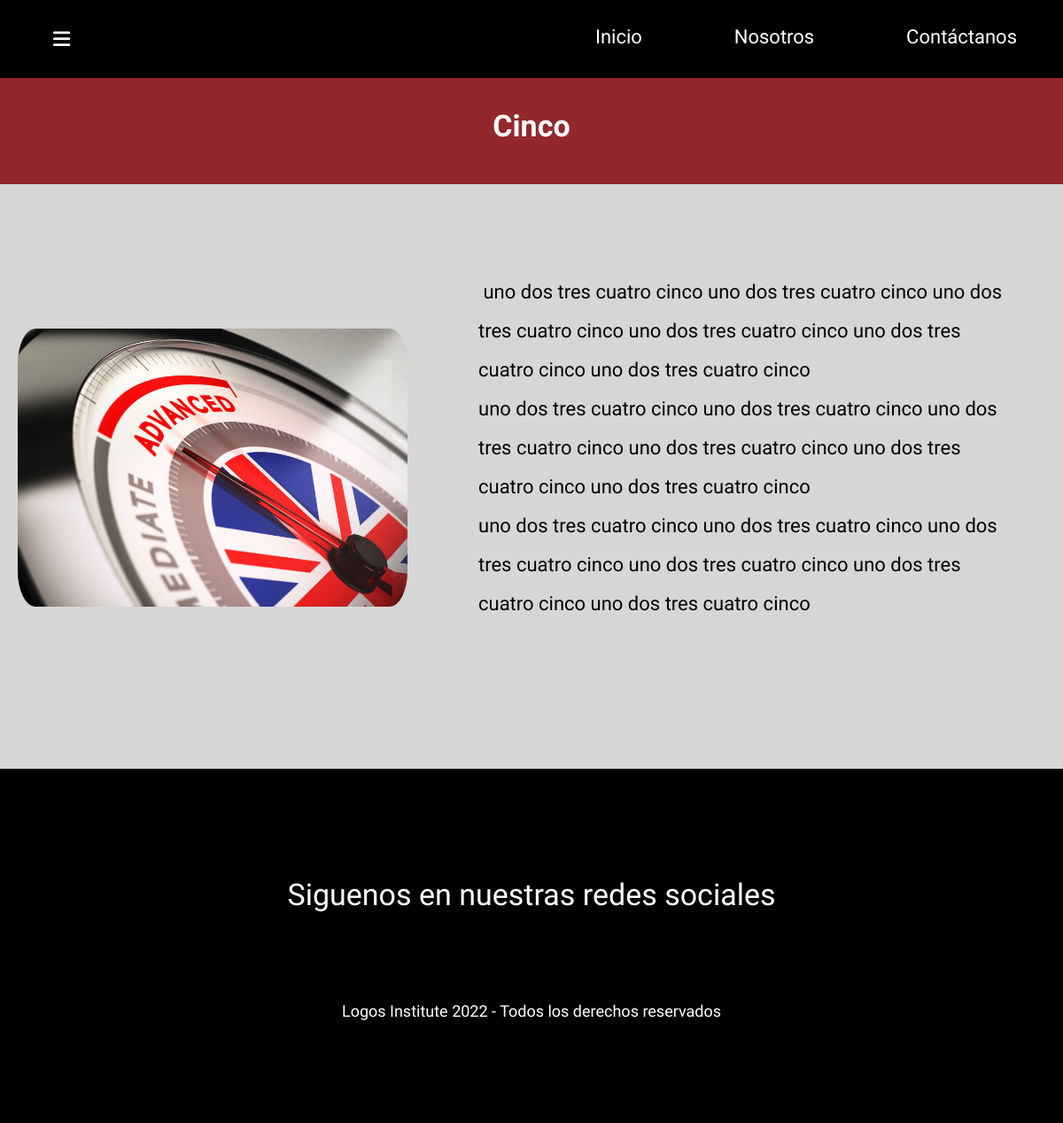
The page /services/Capacitaciones para empresas/8/ on the database its author committed.
### applications/services/models.py (models this page shows, shortened)
class Service(models.Model):
    STATUS_CHOICE = (
        ('0', 'Activo',),
        ('1', 'Inactivo',),
        ('2', 'Descontinuado',),
    )
    name = models.CharField(max_length=250, verbose_name='Servicio')
    description = RichTextField(verbose_name='Descripción')
    name_english = models.CharField(max_length=250, verbose_name='Service', null=True, blank=True)
    description_english = RichTextField(verbose_name='Description', null=True, blank=True)
    order = models.SmallIntegerField(verbose_name='Orden', default=1)
    published = models.DateTimeField(verbose_name='Fecha de publicación', default=now)
    image = models.ImageField(verbose_name='Imagen', upload_to='servicess', null=True, blank=True)
    category = models.ForeignKey(Category, verbose_name='Categoria', on_delete=models.CASCADE)
    active = models.CharField(max_length=1, verbose_name='Estado', choices=STATUS_CHOICE, default='0')
    created = models.DateTimeField(auto_now_add=True, verbose_name='Fecha de creación')
    updated = models.DateTimeField(auto_now=True, verbose_name='Fecha de edición')
    class Meta:
        verbose_name = 'Servicio'
        verbose_name_plural = 'Servicios'
        ordering = ['active', 'order', 'name',]
        unique_together = ('name', 'category',)

### applications/services/views.py (the view)
def service(request, category_name, service_id):
    service = get_object_or_404(Service, id=service_id)
    return render(request, 'services/service.html', {
        'service': service,
        'category_name': category_name,
    })

### applications/social/processors.py (called while the page is built)
def social_dict(request):
    links = Link.objects.all()
    social_info = {'social_dictionary': links}
    return social_info

### applications/team/processors.py (called while the page is built)
def team_dict(request):
    members = MemberTeam.objects.all()
    team_info = {'team_dictionary': members}
    return team_info

### templates/services/service.html (shortened to what this page needs)
{% extends 'core/base.html' %}
{% load static %}
{% block content %}
    <main>
        {% if service.active == '0' %}
            <h2 class="bgc-red text-color-white title-main-presentation">
                {{ service.name|title }}
            </h2>
            <div class="product-info-container">
                {% if service.image %}
                    <img src="{{ service.image.url }}" alt="product Logos Institute">
                {% else %}
                    <img src="{% static 'core/img/png/isotipo_sin_fondo.png' %}" alt="product Logos Institute">
                {% endif %}
                <div class="product-info-subcontainer">
                    <p>
                        {{ service.description|safe }}
                    </p>
                </div>
            </div>
        {% endif %}
    </main>
{% endblock %}

### static/core/css/styles-300px.css (style rules this page uses)
:root { --extra-small: 1rem; --small: 1.4rem; --medium: 1.8rem; --large: 2.2rem; --extra-large: 2.6rem; --l: 3rem; --ll: 3.4rem; --lll: 3.8rem; --llll: 4.2rem; --lllll: 4.6rem; --llllll: 5rem; --main-white: #ffffff; --main-green: #274a35; --main-red: #92272c; --main-black: #000000; --complementary-one: #b1c6af; --complementary-two: #d6d6d6; --cancel: #f54f58; --to-confirm: #eee350; --sold: #5deb95; --available: #7a78e4; }
*, *:before, *:after { box-sizing: inherit; margin: 0; padding: 0; }
html { box-sizing: border-box; font-size: 62.5%; }
body { background-color: var(--complementary-two); font-family: 'Ubuntu', sans-serif; font-size: var(--medium); line-height: 2; }
.bgc-red { background-color: var(--main-red); }
.text-color-white { color: var(--main-white); }
.title-main-presentation { display: block; font-size: var(--extra-large); height: 12rem; margin: 0 0 2rem 0; padding: 4rem 0 0 0; text-align: center; width: 100%; }
.product-info-container { align-items: center; display: flex; justify-content: space-around; flex-direction: column; margin: 8rem 0; padding: 0; width: 100%; }
.product-info-container img { border-radius: 4rem; margin: 2rem 0; padding: 0 2rem; width: 80%; }
.product-info-subcontainer { margin: 2rem 0; padding: 0 6rem; width: 90%; }

### static/core/css/styles-600px.css (style rules this page uses)
.title-main-presentation { font-size: var(--l); margin: 0 0 2rem 0; padding: 2rem 0 0 0; }

### static/core/css/styles-1000px.css (style rules this page uses)
.product-info-container { justify-content: space-between; flex-direction: row; }
.product-info-container img { width: 40%; }
.product-info-subcontainer { width: 60%; }

### static/core/css/styles-1300px.css (style rules this page uses)
body { font-size: var(--large); }
.title-main-presentation { font-size: var(--ll); margin: 11vh 0 2rem 0; }

### rows shown on the page
Service: name "Cinco", image (picture), description "uno dos tres cuatro cinco uno dos tres cuatro cinco uno dos tres cuatro cinco uno dos tres cuatro cinco uno dos tres cuatro cinco uno dos tres cuatro cinco uno dos tres cuatro cinco uno dos tres cuatro cinco uno dos tres cuatro cinco uno dos tres cuatro cinco uno dos tres cuatro cinco uno dos tres cuatro cinco uno dos tres cuatro cinco uno dos tres cuatro cinco uno dos tres cuatro cinco uno dos tres cuatro cinco uno dos tres cuatro cinco uno dos tres cuatro cinco"
